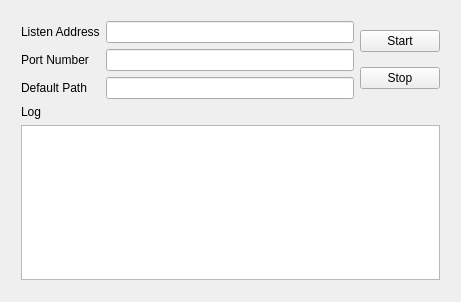
<?xml version="1.0" encoding="UTF-8"?>
<ui version="4.0">
 <class>MainWindow</class>
 <widget class="QMainWindow" name="MainWindow">
  <property name="geometry">
   <rect>
    <x>0</x>
    <y>0</y>
    <width>461</width>
    <height>302</height>
   </rect>
  </property>
  <property name="windowTitle">
   <string>MainWindow</string>
  </property>
  <widget class="QWidget" name="centralWidget">
   <widget class="QWidget" name="verticalLayoutWidget">
    <property name="geometry">
     <rect>
      <x>10</x>
      <y>10</y>
      <width>441</width>
      <height>281</height>
     </rect>
    </property>
    <layout class="QVBoxLayout" name="verticalLayout">
     <item>
      <layout class="QHBoxLayout" name="horizontalLayout">
       <item>
        <layout class="QVBoxLayout" name="verticalLayout_4">
         <item>
          <widget class="QLabel" name="label_4">
           <property name="text">
            <string>Listen Address</string>
           </property>
          </widget>
         </item>
         <item>
          <widget class="QLabel" name="label">
           <property name="text">
            <string>Port Number</string>
           </property>
          </widget>
         </item>
         <item>
          <widget class="QLabel" name="label_3">
           <property name="text">
            <string>Default Path</string>
           </property>
          </widget>
         </item>
        </layout>
       </item>
       <item>
        <layout class="QVBoxLayout" name="verticalLayout_2">
         <item>
          <widget class="QLineEdit" name="addressText"/>
         </item>
         <item>
          <widget class="QLineEdit" name="portText"/>
         </item>
         <item>
          <widget class="QLineEdit" name="pathText"/>
         </item>
        </layout>
       </item>
       <item>
        <layout class="QVBoxLayout" name="verticalLayout_3">
         <item>
          <widget class="QPushButton" name="startButt">
           <property name="text">
            <string>Start</string>
           </property>
          </widget>
         </item>
         <item>
          <widget class="QPushButton" name="stopButt">
           <property name="text">
            <string>Stop</string>
           </property>
          </widget>
         </item>
        </layout>
       </item>
      </layout>
     </item>
     <item>
      <widget class="QLabel" name="label_2">
       <property name="text">
        <string>Log</string>
       </property>
      </widget>
     </item>
     <item>
      <widget class="QTextEdit" name="Log">
       <property name="readOnly">
        <bool>true</bool>
       </property>
      </widget>
     </item>
    </layout>
   </widget>
  </widget>
 </widget>
 <layoutdefault spacing="6" margin="11"/>
 <resources/>
 <connections/>
</ui>
